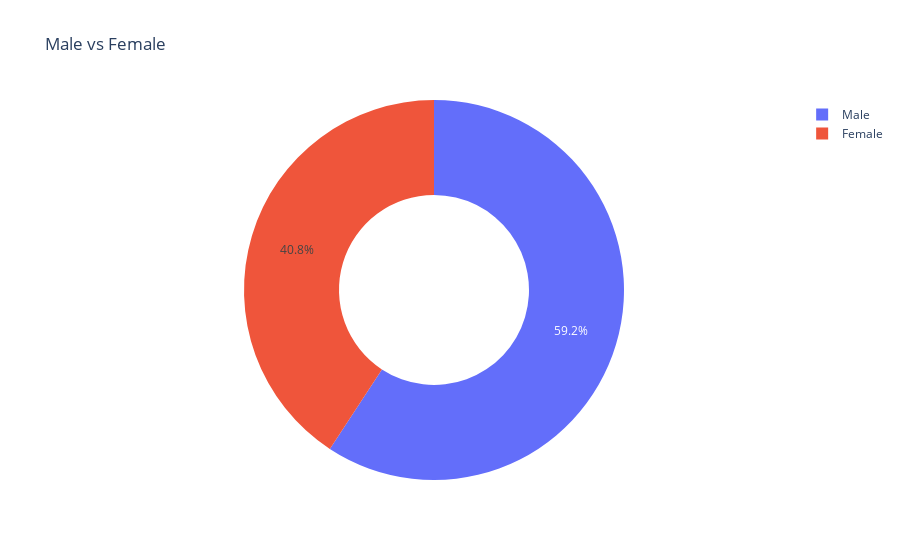

The code cell stored with this chart in its notebook:
### Code cell
labels = ['Male', 'Female']
values = ok_cupid_df2['sex'].value_counts().values
fig = go.Figure(data=[go.Pie(labels=labels, 
                             values=values, 
                             hole=.5)])
fig.update_layout(title='Male vs Female')
fig.show()

### Figure 1 — Plotly figure (JSON) as saved in the notebook; plotly's stock layout.template omitted (floating-point values rounded to 4 significant figures)
{"data": [{"hole": 0.5, "labels": ["Male", "Female"], "type": "pie", "values": [9484, 6527]}], "layout": {"title": {"text": "Male vs Female"}}}
